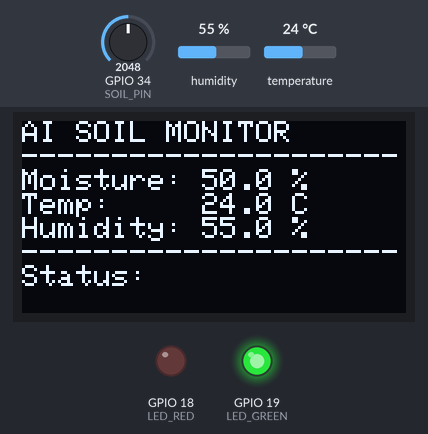
This sketch was run on a simulated ESP32. Shown: 128×64 one-colour display, output pins drawn as LEDs (lit = HIGH). The inputs (shaded band) are chosen by the test bench; at power-on: humidity 55 %, GPIO 34 (SOIL_PIN) = 2048, temperature 24 °C (analog values on the 0–4095 scale). WiFi joins after 1.5 s; servers stay silent unless stated; uploads are accepted with an empty reply; what the sketch prints to the serial monitor is not drawn.

Above: at 2.7 s.
2.8 s: humidity set to 22 %
At 6.4 s:
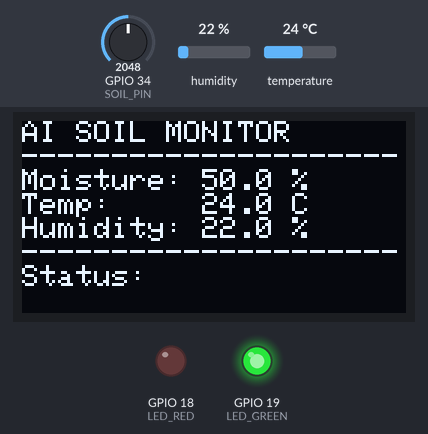
7.8 s: GPIO 34 (SOIL_PIN) set to 2866
At 10.8 s:
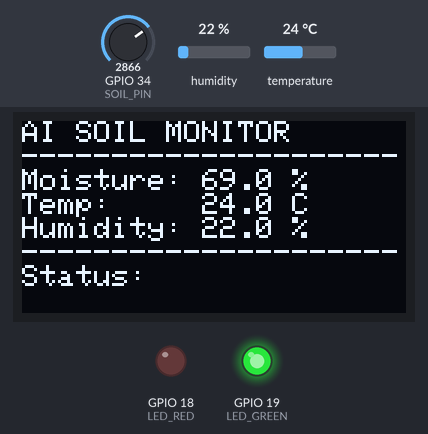
12.8 s: temperature set to 12 °C
At 15.2 s:
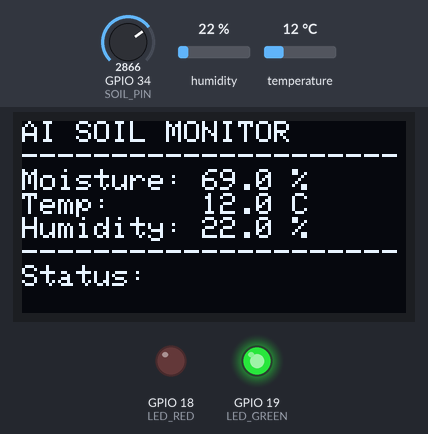
17.8 s: GPIO 34 (SOIL_PIN) set to 3603
At 19.5 s:
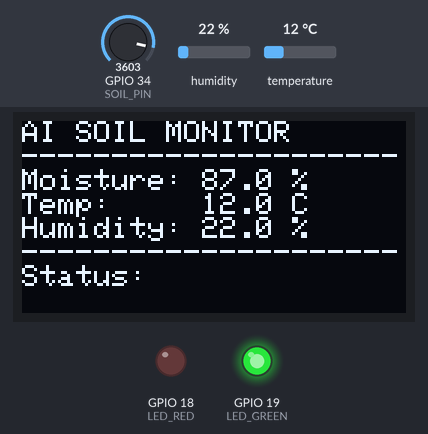
22.8 s: humidity set to 40 %
At 28.2 s:
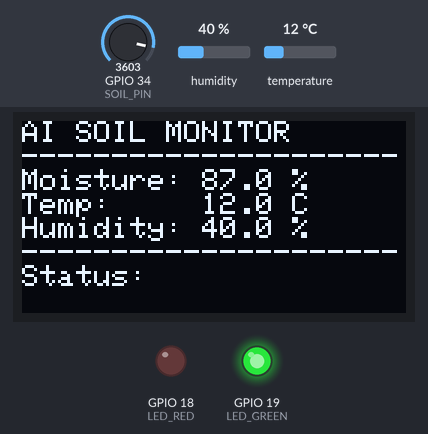
28.7 s: GPIO 34 (SOIL_PIN) set to 4095
At 32.6 s:
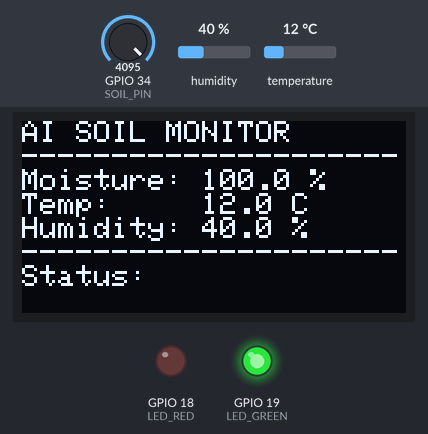
Timing chart, 0 to 34.1 s (numbered marks = the images above; inputs shaded):
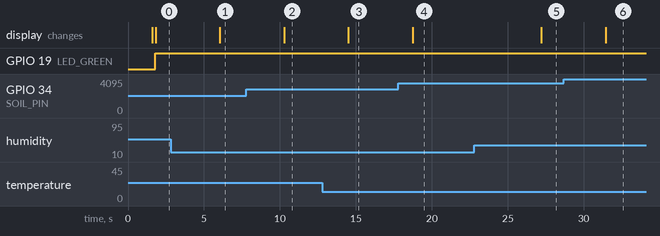

The sketch:

soil_monitor.ino
```cpp
#include <WiFi.h>
#include <HTTPClient.h>
#include <DHT.h>
#include <ArduinoJson.h>
#include <Wire.h>
#include <Adafruit_GFX.h>
#include <Adafruit_SSD1306.h>

// PIN DEFINITIONS
// =========================
#define SOIL_PIN 34
#define DHT_PIN 4
#define DHT_TYPE DHT22

#define OLED_SDA 21
#define OLED_SCL 22
#define SCREEN_WIDTH 128
#define SCREEN_HEIGHT 64
#define OLED_ADDRESS 0x3C

#define LED_RED 18
#define LED_GREEN 19

// INSTANCES
// =========================
DHT dht(DHT_PIN, DHT_TYPE);
Adafruit_SSD1306 display(SCREEN_WIDTH, SCREEN_HEIGHT, &Wire, -1);

// NETWORK CONFIGURATION
// =========================
const char* ssid = "Wokwi-GUEST";
const char* password = "";


const char* serverEndpoint = "https://t3c7c4ns-5000.asse.devtunnels.ms/api/sensor";

void updateOLED(float soil, float temp, float hum, String status) {
  display.clearDisplay();
  display.setTextSize(1);
  display.setTextColor(SSD1306_WHITE);

  display.setCursor(0, 0);
  display.println("AI SOIL MONITOR");
  display.println("---------------------");

  display.printf("Moisture: %.1f %%\n", soil);
  display.printf("Temp:     %.1f C\n", temp);
  display.printf("Humidity: %.1f %%\n", hum);

  display.println("---------------------");
  display.print("Status: ");
  display.println(status);
  display.display();
}

void setup() {
  Serial.begin(115200);

  // Initialize LEDs
  pinMode(LED_RED, OUTPUT);
  pinMode(LED_GREEN, OUTPUT);
  digitalWrite(LED_RED, LOW);
  digitalWrite(LED_GREEN, LOW);

  // Initialize Sensors & Peripherals
  dht.begin();
  analogReadResolution(12); // ESP32 12-bit ADC (0 - 4095)

  Wire.begin(OLED_SDA, OLED_SCL);
  if (!display.begin(SSD1306_SWITCHCAPVCC, OLED_ADDRESS)) {
    Serial.println(F("SSD1306 allocation failed!"));
  } else {
    display.clearDisplay();
    display.setTextSize(1);
    display.setTextColor(SSD1306_WHITE);
    display.setCursor(0, 20);
    display.println("Connecting WiFi...");
    display.display();
  }

  // Connect to WiFi
  WiFi.begin(ssid, password);
  Serial.print("Connecting to Wi-Fi");
  while (WiFi.status() != WL_CONNECTED) {
    delay(500);
    Serial.print(".");
  }
  Serial.println("\n[Wi-Fi Connected]");

  updateOLED(0, 0, 0, "System Ready");
}

void loop() {
  // Read Sensors
  float temp = dht.readTemperature();
  float hum = dht.readHumidity();
  int rawSoil = analogRead(SOIL_PIN);

  // Map 12-bit ADC (0 - 4095) to Soil Moisture Percentage (0 - 100%)
  float soilMoisturePct = map(rawSoil, 0, 4095, 0, 100);

  if (isnan(temp) || isnan(hum)) {
    Serial.println("DHT sensor read failed!");
    updateOLED(soilMoisturePct, 0, 0, "Sensor Error");
    delay(2000);
    return;
  }

  Serial.printf("\nTelemetry -> Soil: %.1f%% | Temp: %.1f C | Hum: %.1f%%\n",
                soilMoisturePct, temp, hum);

  String predictionStr = "Connecting...";

  if (WiFi.status() == WL_CONNECTED) {
    HTTPClient http;
    http.begin(serverEndpoint);
    http.addHeader("Content-Type", "application/json");

    StaticJsonDocument<200> payloadDoc;
    payloadDoc["soil_moisture"] = soilMoisturePct;
    payloadDoc["temperature"] = temp;
    payloadDoc["humidity"] = hum;

    String jsonString;
    serializeJson(payloadDoc, jsonString);

    int httpCode = http.POST(jsonString);
    if (httpCode == 200) {
      String response = http.getString();
      Serial.println("Server Response: " + response);

      StaticJsonDocument<300> resDoc;
      deserializeJson(resDoc, response);
      const char* pred = resDoc["prediction"];
      predictionStr = String(pred);

      // Actuate LEDs based on ML Prediction
      if (predictionStr == "Water now" || predictionStr == "Needs Watering") {
        digitalWrite(LED_RED, HIGH);
        digitalWrite(LED_GREEN, LOW);
      } else if (predictionStr == "Water soon") {
        digitalWrite(LED_RED, HIGH);
        digitalWrite(LED_GREEN, HIGH);
      } else { // "Adequately Watered" / "No water needed"
        digitalWrite(LED_RED, LOW);
        digitalWrite(LED_GREEN, HIGH);
      }
    } else {
      Serial.printf("HTTP Error, Code: %d\n", httpCode);
      predictionStr = "API Error";
    }
    http.end();
  } else {
    predictionStr = "No WiFi";
  }

  // Update OLED Display
  updateOLED(soilMoisturePct, temp, hum, predictionStr);

  delay(4000); // 4-second sampling interval
}
```

Measured:
- after the input at 2.8 s, the display: changes after 3.2 s (image 1)
- after the input at 7.8 s, the display: changes after 2.5 s (image 2)
- after the input at 12.8 s, the display: changes after 1.7 s (image 3)
- after the input at 17.8 s, the display: changes after 0.94 s (image 4)
- after the input at 22.8 s, the display: changes after 4.4 s (image 5)
- after the input at 28.7 s, the display: changes after 2.7 s (image 6)
